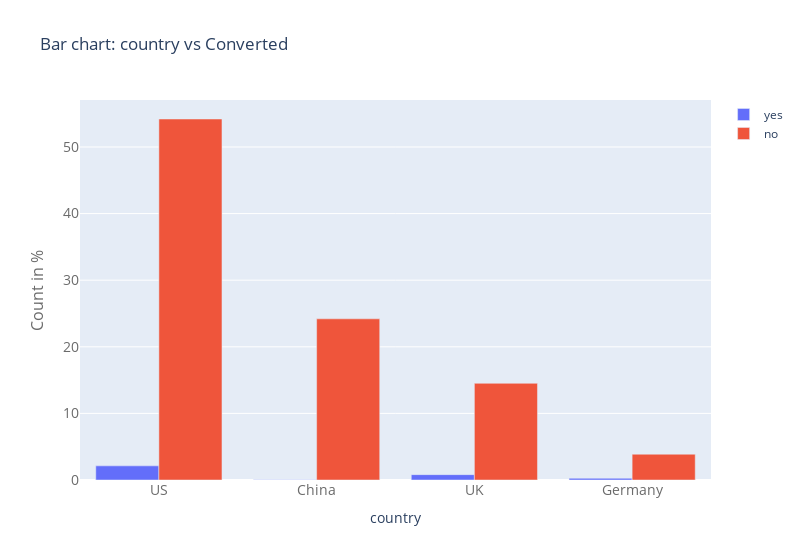

Here is the notebook cell this chart was saved with:
### Code cell
CCplot(df, 'country', 'converted')

### Figure 1 — Plotly figure (JSON) as saved in the notebook; plotly's stock layout.template omitted (floating-point values rounded to 4 significant figures)
{"data": [{"name": "yes", "type": "bar", "x": ["US", "China", "UK", "Germany"], "y": [2.124, 0.03194, 0.8043, 0.2571]}, {"name": "no", "type": "bar", "x": ["US", "China", "UK", "Germany"], "y": [54.2, 24.2, 14.52, 3.871]}], "layout": {"title": {"text": "Bar chart: country vs Converted"}, "width": 800, "xaxis": {"tickfont": {"color": "rgb(107, 107, 107)", "size": 14}, "title": {"text": "country"}}, "yaxis": {"tickfont": {"color": "rgb(107, 107, 107)", "size": 14}, "title": {"font": {"color": "rgb(107, 107, 107)", "size": 16}, "text": "Count in %"}}}}
